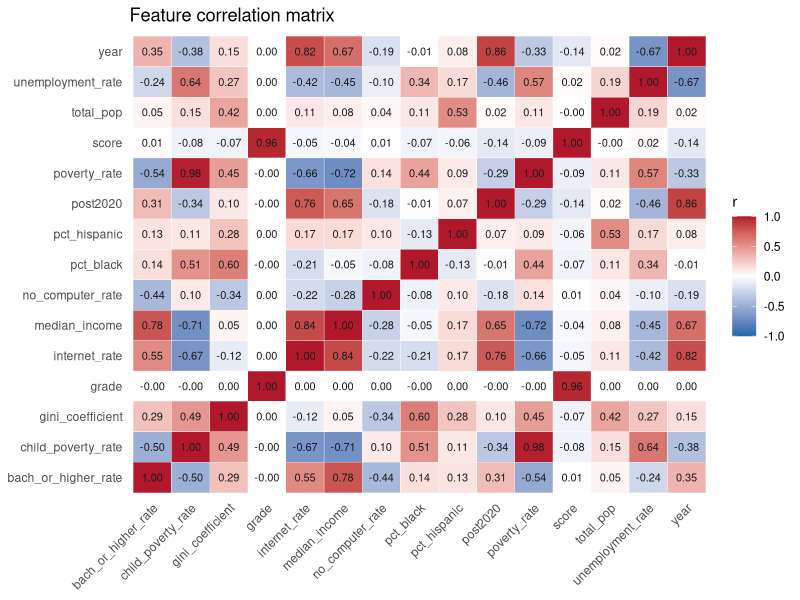

The R script that drew this image:
# -----------------------------
# EDA — feature correlation matrix
# Run data.R first to build dataset.csv
# -----------------------------
library(dplyr)
library(tidyr)
library(ggplot2)

if (!file.exists("dataset.csv")) {
  stop("dataset.csv not found. Run data.R first.", call. = FALSE)
}

df <- read.csv("dataset.csv", stringsAsFactors = FALSE, check.names = FALSE)

feat <- df %>%
  select(where(is.numeric))

if (ncol(feat) < 2) {
  stop("Need at least 2 numeric columns for a correlation matrix.", call. = FALSE)
}

corr <- cor(feat, use = "pairwise.complete.obs")

cat("Feature correlation matrix (Pearson):\n\n")
print(round(corr, 3))

corr_long <- as.data.frame(corr) %>%
  mutate(var1 = rownames(corr)) %>%
  pivot_longer(-var1, names_to = "var2", values_to = "r") %>%
  mutate(label = sprintf("%.2f", r))

p <- ggplot(corr_long, aes(x = var1, y = var2, fill = r)) +
  geom_tile(color = "white") +
  geom_text(aes(label = label), size = 2.8, color = "gray10") +
  scale_fill_gradient2(
    limits = c(-1, 1),
    low = "#2166AC",
    mid = "white",
    high = "#B2182B",
    midpoint = 0,
    name = "r"
  ) +
  labs(
    title = "Feature correlation matrix",
    x = NULL,
    y = NULL
  ) +
  theme_minimal(base_size = 11) +
  theme(
    panel.grid = element_blank(),
    axis.text.x = element_text(angle = 45, hjust = 1)
  )

ggsave("eda_corr_heatmap.png", p, width = 7, height = 6, dpi = 150)
cat("\nSaved eda_corr_heatmap.png\n")
